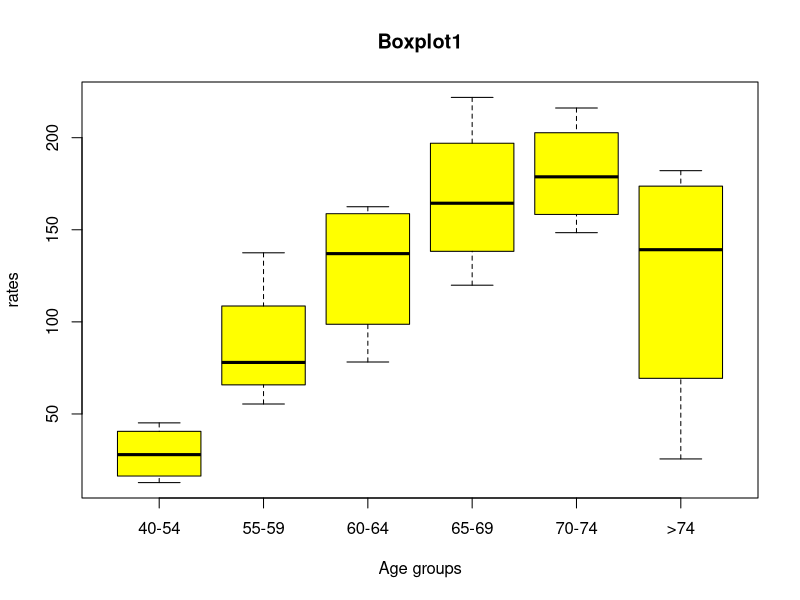
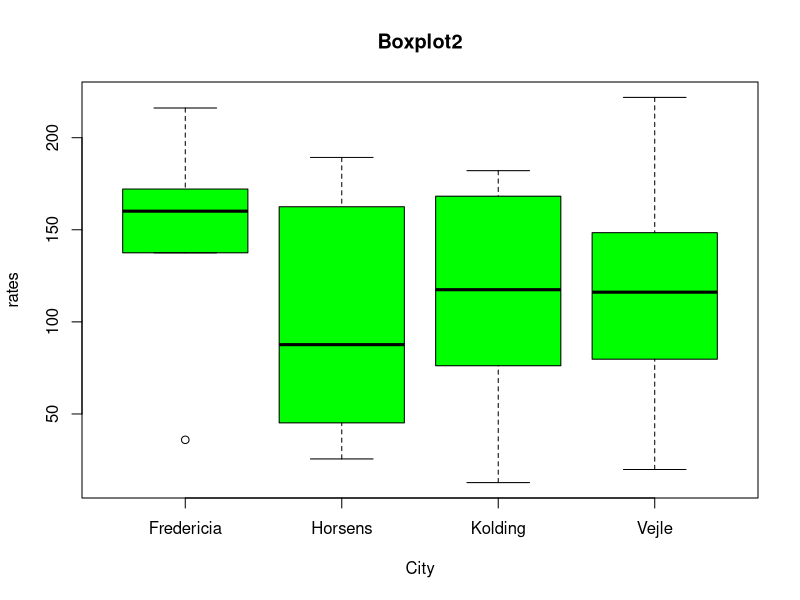

Write the R code that produced these figures, in order.
## ---- chunk 1
knitr::opts_chunk$set(echo = TRUE)
## ---- chunk 2
if (!require(lmtest)) {
    install.packages("lmtest")
    require(lmtest)
}
## ---- chunk 3
# Create a new project and save the 'DenmarkPopulations.csv' file in the project folder on your computer. 
data1 <- read.csv("DenmarkPopulations.csv")

# Describe DenmarkPopulations.csv which we've now named as "data1":
str(data1)

# View the data (if you want to view the data in a separate tab, then type View(data1))
data1
## ---- chunk 4
# Save the 'DenmarkLungCancer.csv' file in the project folder on your computer. 
data2 <- read.csv("DenmarkLungCancer.csv")

# Describe DenmarkLungCancer.csv which we've now named as "data2":
str(data2)

# View the data (if you want to view the data in a separate tab, then type View(data2))
data2
## ---- chunk 5
# This is a 1-to-1 merg. To merge data1 onto data2 (to merge population and cancer data), we reopen the cancer data.  The variables that define the merge are 'age' and 'city'. Note that unlike STATA, we define a new dataset that is the result of merging both data1 and data2

final <- merge(data1, data2, by = c("age", "city"))

# View merged dataset that we've now named 'final'
final
## ---- chunk 6
table(final$age)
table(final$city)

# Sort the dataset by age group to reflect 40-54 as the first group.
final$age <- factor(final$age, levels = c("40-54","55-59","60-64", "65-69", "70-74", ">74" ))
final <- final[order(final$age),]

## ---- chunk 7
final$rate <- final$cases / final$pop *10000
## ---- chunk 8
boxplot(rate~age, data = final, 
ylab = "rates", xlab = "Age groups", 
main = "Boxplot1", col = "yellow")


boxplot(rate~ city, data = final, 
ylab = "rates", xlab = "City", 
main = "Boxplot2", col = "green")
## ---- chunk 9
pois <- glm(cases ~ age +city, offset=log(pop), data=final, 
family = poisson(link = log))

#to calculate IRR values from the beta coefficients
exp(coef(pois))

#to calculate CI for IRR values
exp(confint(pois))
## ---- chunk 10
# Install the "lmtest" package before the next step.

library(lmtest)
pois.full <- glm(cases ~ age + city,  data=final, family = poisson(link = log))
pois.reduced <- glm(cases ~ age,  data=final, family = poisson(link = log))
waldtest(pois.full, pois.reduced, test="Chisq")

## ---- chunk 11
with(pois, cbind(res.deviance = deviance, df = df.residual, p=pchisq(deviance, df.residual, lower.tail = FALSE)))
## ---- chunk 12
#Run a regression model omitting the variable of interest (here, city)

pois1 <- glm(cases ~ age + log(pop), family = poisson(link = log), data=final)
pois1

# And a regression model with the variable of interest
pois_original <- glm(cases ~ age + city + log(pop), family = poisson(link = log), data=final)
pois_original

lrtest(pois1,pois_original)

# The AIC and the BIC can be seen in the above model outputs but can otherwise be shown as below
AIC(pois1,pois_original)
BIC(pois1,pois_original)

# Our conclusion is unchanged from the Wald test.
